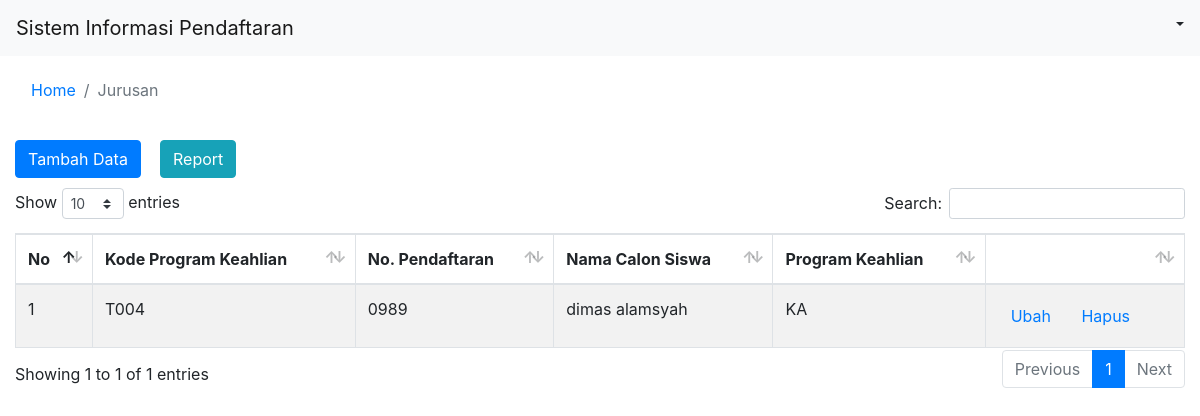
Page /index.php/jurusan on the committed database.
### tables this page shows
CREATE TABLE `jurusan` (
  `KODE_PROGRAM_KEAHLIAN` varchar(10) NOT NULL,
  `NO_PENDAFTARAN` varchar(10) DEFAULT NULL,
  `NAMA_CALON_SISWA` varchar(30) DEFAULT NULL,
  `PROGRAM_KEAHLIAN` varchar(30) DEFAULT NULL
);

### application/controllers/Jurusan.php (called while the page is built, shortened)
<?php
class Jurusan extends CI_Controller{
	function __construct(){
		$this->load->library('pdftc');
		$this->load->model('MJurusan');
		$this->load->model('MFormPendaftaran');
		$this->load->helper('url');
		$this->load->library('session');
	}
	function index(){
		$data['data'] = $this->MJurusan->getAll()->result();
		$data['noPendaftaran'] = $this->MFormPendaftaran->getDistinctNoPendaftaran()->result();
		$this->load->view('header');
		$this->load->view('jurusan_home', $data);
		$this->load->view('footer');
	}
}

### index.php (called while the page is built, shortened)
<?php
require_once BASEPATH.'core/CodeIgniter.php';

### application/models/MJurusan.php (called while the page is built, shortened)
<?php
class MJurusan extends CI_Model{
	function getAll(){
		return $this->db->get('jurusan');
	}
}

### application/models/MFormPendaftaran.php (called while the page is built, shortened)
<?php
class MFormPendaftaran extends CI_Model{
	function getDistinctNoPendaftaran(){
		return $this->db->query("select NO_PENDAFTARAN from pendaftaran ");
	}
}

### application/views/jurusan_home.php (the view, shortened to what this page needs)
<div class="container-fluid">
	<form target="_blank" method="GET" action="<?php echo base_url(). 'jurusan/report'; ?>">
		<div class="row" style="margin-top: 10px">
			<div class="col-2" style="margin: 0; max-width: 160px; padding-right: 0;">
				<button type="button" class="btn btn-primary" data-toggle="modal" data-target="#exampleModal">Tambah Data</button>
			</div>
				<div class="col-1" style="padding: 0">
					<button type="submit" class="btn btn-info">Report</a>
				</div>
			<div class="col-sm-9"></div>
			</form>
		</div>
	<div class="row" style="margin-top: 10px">
		<div class="col-sm">
			<table id="example" class="table table-striped table-bordered" style="width:100%; margin-top: 10px">
		        <thead>
		            <tr>
		                <th>No</th>
		                <th>Kode Program Keahlian</th>
		                <th>No. Pendaftaran</th>
		                <th>Nama Calon Siswa</th>
		                <th>Program Keahlian</th>
		                <th></th>
		            </tr>
		        </thead>
		        <tbody>
		        	<?php
						$no = 1;
						foreach($data as $u){
					?>
			            <tr>
			                <td><?=$no++?></td>
			                <td><?=$u->KODE_PROGRAM_KEAHLIAN?></td>
			                <td><?=$u->NO_PENDAFTARAN?></td>
			                <td><?=$u->NAMA_CALON_SISWA?></td>
			                <td><?=$u->PROGRAM_KEAHLIAN?></td>
			                <td>
			                	<a href="<?php echo base_url(). 'jurusan/?kodeProgram='.$u->KODE_PROGRAM_KEAHLIAN; ?>" class="btn btn-link">Ubah</a>
			                	<button onclick="confirmDelete('<?=$u->KODE_PROGRAM_KEAHLIAN?>')" class="btn btn-link" data-toggle="modal" data-target="#staticBackdrop">Hapus</button>
			                </td>
			            </tr>
		            <?php
						}
					?>
		        </tbody>
		    </table>
		</div>
	</div>

### rows in the picture
jurusan: KODE_PROGRAM_KEAHLIAN "T004", NO_PENDAFTARAN "0989", NAMA_CALON_SISWA "dimas alamsyah", PROGRAM_KEAHLIAN "KA"

### other values in the picture
$currentPage "Jurusan"
